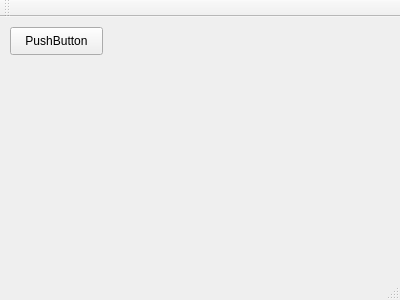
<?xml version="1.0" encoding="UTF-8"?>
<ui version="4.0">
 <class>ProjectH3</class>
 <widget class="QMainWindow" name="ProjectH3">
  <property name="geometry">
   <rect>
    <x>0</x>
    <y>0</y>
    <width>400</width>
    <height>300</height>
   </rect>
  </property>
  <property name="windowTitle">
   <string>ProjectH3</string>
  </property>
  <widget class="QWidget" name="centralWidget">
   <widget class="QPushButton" name="pushButton">
    <property name="geometry">
     <rect>
      <x>10</x>
      <y>10</y>
      <width>93</width>
      <height>28</height>
     </rect>
    </property>
    <property name="text">
     <string>PushButton</string>
    </property>
   </widget>
  </widget>
  <widget class="QMenuBar" name="menuBar">
   <property name="geometry">
    <rect>
     <x>0</x>
     <y>0</y>
     <width>400</width>
     <height>21</height>
    </rect>
   </property>
  </widget>
  <widget class="QToolBar" name="mainToolBar">
   <attribute name="toolBarArea">
    <enum>TopToolBarArea</enum>
   </attribute>
   <attribute name="toolBarBreak">
    <bool>false</bool>
   </attribute>
  </widget>
  <widget class="QStatusBar" name="statusBar"/>
 </widget>
 <layoutdefault spacing="6" margin="11"/>
 <resources/>
 <connections/>
</ui>
